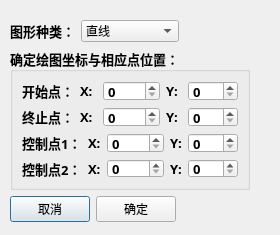
<?xml version="1.0" encoding="UTF-8"?>
<ui version="4.0">
 <class>PreciseDrawDialog</class>
 <widget class="QDialog" name="PreciseDrawDialog">
  <property name="geometry">
   <rect>
    <x>0</x>
    <y>0</y>
    <width>280</width>
    <height>235</height>
   </rect>
  </property>
  <property name="windowTitle">
   <string>矢量图精确绘制</string>
  </property>
  <widget class="QWidget" name="layoutWidget">
   <property name="geometry">
    <rect>
     <x>10</x>
     <y>20</y>
     <width>264</width>
     <height>202</height>
    </rect>
   </property>
   <layout class="QFormLayout" name="formLayout">
    <item row="0" column="0">
     <layout class="QHBoxLayout" name="horizontalLayout">
      <item>
       <widget class="QLabel" name="shapeTypeLabel">
        <property name="font">
         <font>
          <family>黑体</family>
          <pointsize>10</pointsize>
          <weight>75</weight>
          <bold>true</bold>
         </font>
        </property>
        <property name="text">
         <string>图形种类：</string>
        </property>
        <property name="scaledContents">
         <bool>true</bool>
        </property>
       </widget>
      </item>
      <item>
       <widget class="QComboBox" name="shapeTypeComboBox">
        <property name="layoutDirection">
         <enum>Qt::LeftToRight</enum>
        </property>
        <item>
         <property name="text">
          <string>直线</string>
         </property>
        </item>
        <item>
         <property name="text">
          <string>矩形</string>
         </property>
        </item>
        <item>
         <property name="text">
          <string>矩形(可填充)</string>
         </property>
        </item>
        <item>
         <property name="text">
          <string>标准圆</string>
         </property>
        </item>
        <item>
         <property name="text">
          <string>椭圆</string>
         </property>
        </item>
        <item>
         <property name="text">
          <string>三角形</string>
         </property>
        </item>
        <item>
         <property name="text">
          <string>曲线(贝塞尔)</string>
         </property>
        </item>
       </widget>
      </item>
     </layout>
    </item>
    <item row="1" column="0">
     <widget class="QGroupBox" name="groupBox">
      <property name="font">
       <font>
        <family>黑体</family>
        <pointsize>10</pointsize>
        <weight>75</weight>
        <bold>true</bold>
       </font>
      </property>
      <property name="title">
       <string>确定绘图坐标与相应点位置：</string>
      </property>
      <layout class="QGridLayout" name="gridLayout_3">
       <item row="0" column="0">
        <layout class="QGridLayout" name="gridLayout_2">
         <item row="0" column="0">
          <layout class="QHBoxLayout" name="horizontalLayout_2">
           <item>
            <widget class="QLabel" name="label">
             <property name="text">
              <string>开始点：</string>
             </property>
            </widget>
           </item>
           <item>
            <widget class="QLabel" name="label_5">
             <property name="text">
              <string>X:</string>
             </property>
            </widget>
           </item>
           <item>
            <widget class="QSpinBox" name="startXSpinBox">
             <property name="maximum">
              <number>1024</number>
             </property>
            </widget>
           </item>
           <item>
            <widget class="QLabel" name="label_9">
             <property name="text">
              <string>Y:</string>
             </property>
            </widget>
           </item>
           <item>
            <widget class="QSpinBox" name="startYSpinBox">
             <property name="maximum">
              <number>768</number>
             </property>
            </widget>
           </item>
          </layout>
         </item>
         <item row="1" column="0">
          <layout class="QHBoxLayout" name="horizontalLayout_3">
           <item>
            <widget class="QLabel" name="label_2">
             <property name="text">
              <string>终止点：</string>
             </property>
            </widget>
           </item>
           <item>
            <widget class="QLabel" name="label_6">
             <property name="text">
              <string>X:</string>
             </property>
            </widget>
           </item>
           <item>
            <widget class="QSpinBox" name="endXSpinBox">
             <property name="maximum">
              <number>1024</number>
             </property>
            </widget>
           </item>
           <item>
            <widget class="QLabel" name="label_10">
             <property name="text">
              <string>Y:</string>
             </property>
            </widget>
           </item>
           <item>
            <widget class="QSpinBox" name="endYSpinBox">
             <property name="maximum">
              <number>768</number>
             </property>
            </widget>
           </item>
          </layout>
         </item>
         <item row="2" column="0">
          <layout class="QHBoxLayout" name="horizontalLayout_4">
           <item>
            <widget class="QLabel" name="label_3">
             <property name="text">
              <string>控制点1：</string>
             </property>
            </widget>
           </item>
           <item>
            <widget class="QLabel" name="label_7">
             <property name="text">
              <string>X:</string>
             </property>
            </widget>
           </item>
           <item>
            <widget class="QSpinBox" name="cAXSpinBox">
             <property name="maximum">
              <number>1024</number>
             </property>
            </widget>
           </item>
           <item>
            <widget class="QLabel" name="label_11">
             <property name="text">
              <string>Y:</string>
             </property>
            </widget>
           </item>
           <item>
            <widget class="QSpinBox" name="cAYSpinBox">
             <property name="maximum">
              <number>768</number>
             </property>
            </widget>
           </item>
          </layout>
         </item>
         <item row="3" column="0">
          <layout class="QHBoxLayout" name="horizontalLayout_5">
           <item>
            <widget class="QLabel" name="label_4">
             <property name="text">
              <string>控制点2：</string>
             </property>
            </widget>
           </item>
           <item>
            <widget class="QLabel" name="label_8">
             <property name="text">
              <string>X:</string>
             </property>
            </widget>
           </item>
           <item>
            <widget class="QSpinBox" name="cBXSpinBox">
             <property name="maximum">
              <number>1024</number>
             </property>
            </widget>
           </item>
           <item>
            <widget class="QLabel" name="label_12">
             <property name="text">
              <string>Y:</string>
             </property>
            </widget>
           </item>
           <item>
            <widget class="QSpinBox" name="cBYSpinBox">
             <property name="maximum">
              <number>768</number>
             </property>
            </widget>
           </item>
          </layout>
         </item>
        </layout>
       </item>
      </layout>
     </widget>
    </item>
    <item row="2" column="0">
     <layout class="QGridLayout" name="gridLayout">
      <item row="0" column="0">
       <widget class="QPushButton" name="cancelPushButton">
        <property name="text">
         <string>取消</string>
        </property>
       </widget>
      </item>
      <item row="0" column="1">
       <widget class="QPushButton" name="pushButton">
        <property name="text">
         <string>确定</string>
        </property>
       </widget>
      </item>
     </layout>
    </item>
   </layout>
  </widget>
 </widget>
 <resources/>
 <connections>
  <connection>
   <sender>cancelPushButton</sender>
   <signal>clicked()</signal>
   <receiver>PreciseDrawDialog</receiver>
   <slot>close()</slot>
   <hints>
    <hint type="sourcelabel">
     <x>49</x>
     <y>208</y>
    </hint>
    <hint type="destinationlabel">
     <x>139</x>
     <y>117</y>
    </hint>
   </hints>
  </connection>
  <connection>
   <sender>pushButton</sender>
   <signal>clicked()</signal>
   <receiver>PreciseDrawDialog</receiver>
   <slot>close()</slot>
   <hints>
    <hint type="sourcelabel">
     <x>130</x>
     <y>208</y>
    </hint>
    <hint type="destinationlabel">
     <x>139</x>
     <y>117</y>
    </hint>
   </hints>
  </connection>
 </connections>
</ui>
